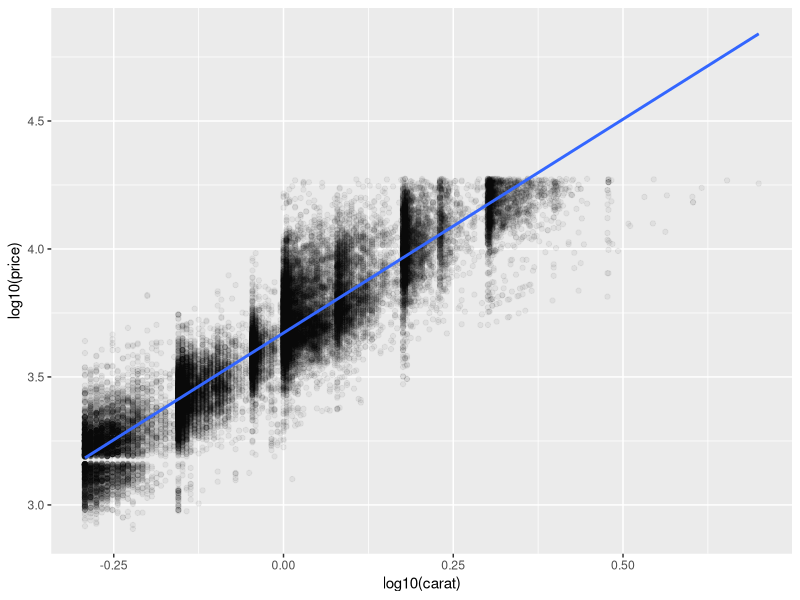
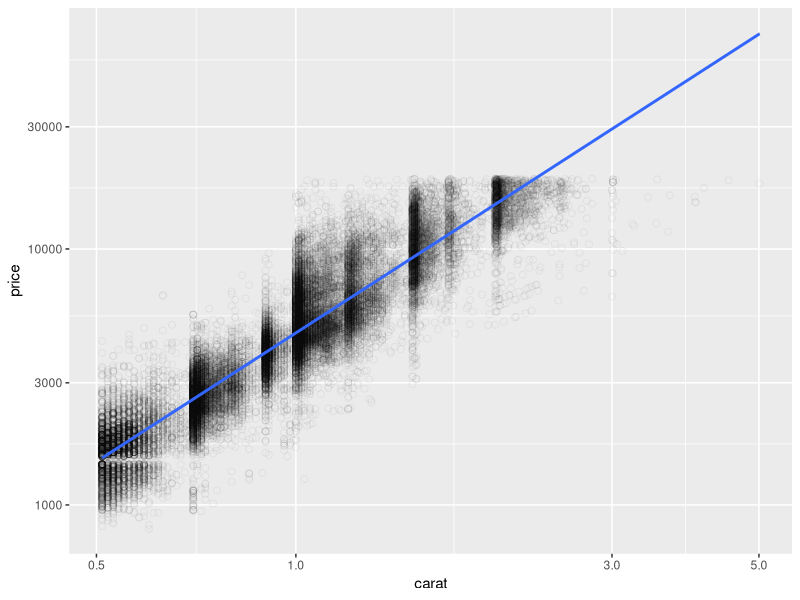
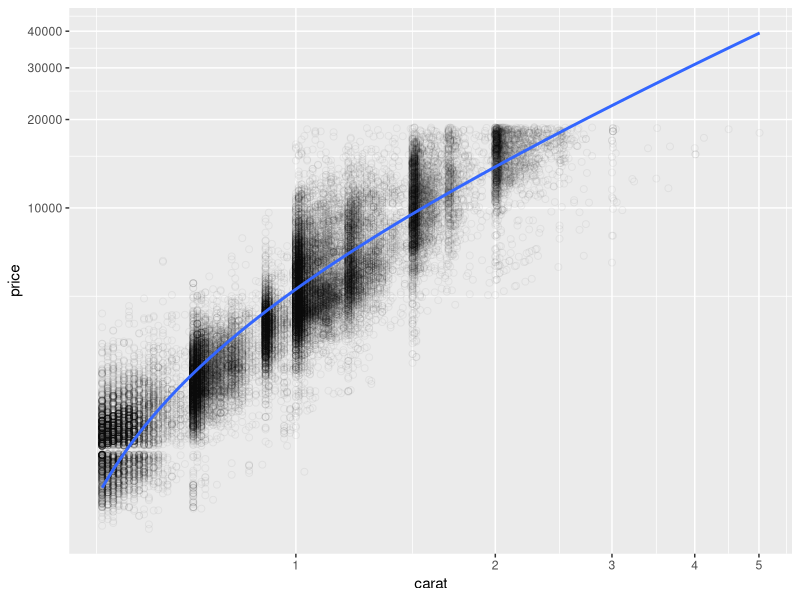
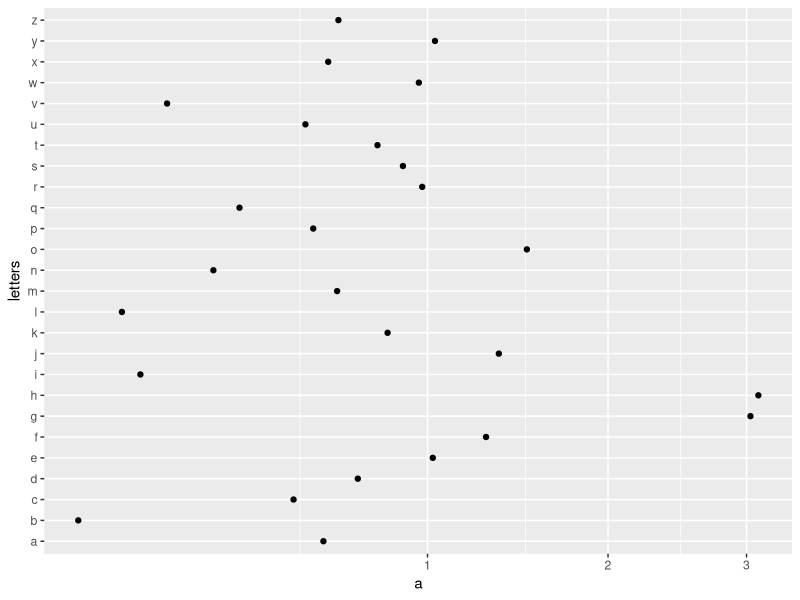

Recreate these plots in R, in order.
## ---- chunk 1
library(ggplot2)
data(diamonds)
names(diamonds)
## ---- chunk 2
# The difference between transforming the scales and
# transforming the coordinate system is that scale
# transformation occurs BEFORE statistics(plot), and coordinate
# transformation afterwards.  
# Coordinate transformation also changes the shape of geoms:

#  * by transforming the data

d <- subset(diamonds, carat > 0.5)

p1<-ggplot(data=d,
       aes(x=log10(carat),y=log10(price)))+
  geom_point(alpha=1/20)+
  geom_smooth(method='lm')

#  * by transforming the scales
p2<-ggplot(data=d,
           aes(x=carat,y=price))+
  geom_point(alpha=1/20,size=2,shape=1)+
  geom_smooth(method='lm')+
  scale_x_log10()+
  scale_y_log10()
#  * by transforming the coordinate system
p3<-ggplot(data=d,
           aes(x=carat,y=price))+
  geom_point(alpha=1/20,size=2,shape=1)+
  coord_trans(x="log10",y="log10")+
  geom_smooth(method='lm')

p1
p2
p3
## ---- chunk 3
df <- data.frame(a = abs(rnorm(26)),letters)
ggplot(data=df,
       aes(a,letters))+
  geom_point()+
  coord_trans(x = "sqrt")

